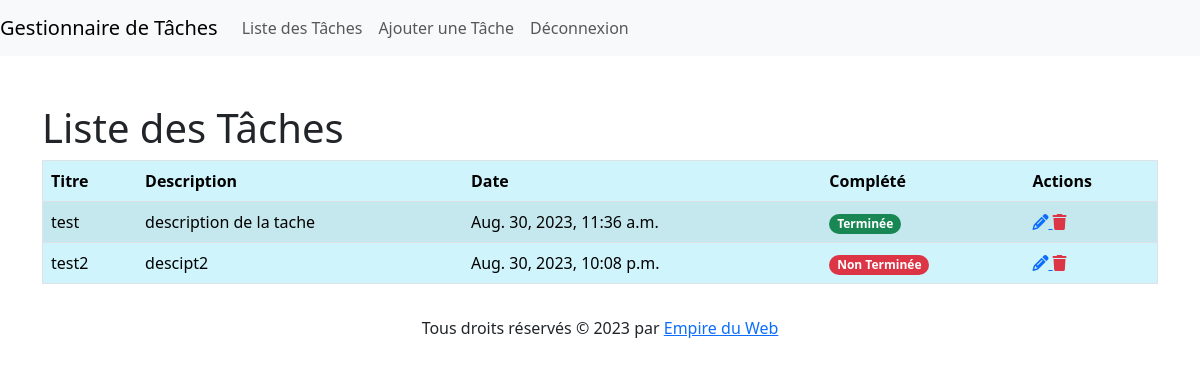
Before: / (signed in) with the older database file.
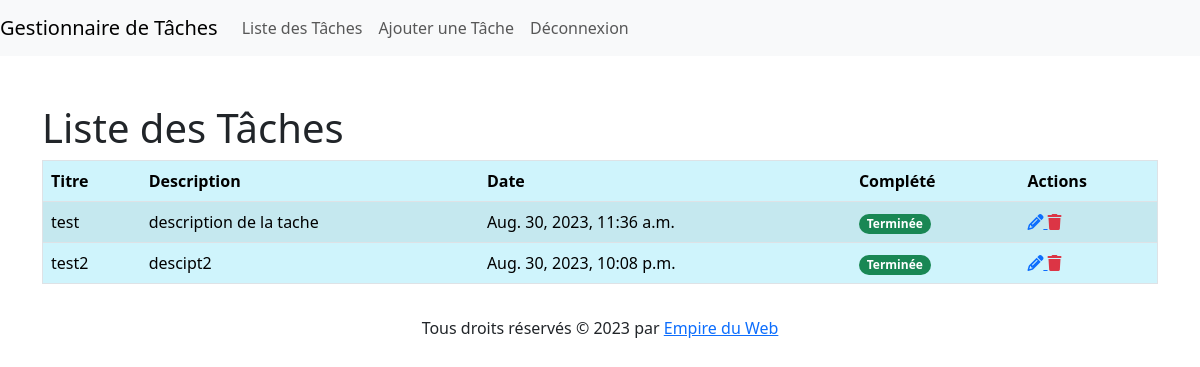
After: the same page with the newer database file.
### tasks_app/models.py (models this page shows, shortened)
class Task(models.Model):
    title = models.CharField(max_length=200)
    description = models.TextField()
    created_at = models.DateTimeField(auto_now_add=True)
    completed = models.BooleanField(default=False)

### tasks_app/views.py (the view)
# urls.py: path('', TaskListView.as_view(), name='default'),  # URL par défaut vers la liste des tâches
class TaskListView(LoginRequiredMixin,ListView):
    model = Task
    template_name = 'tasks_app/task_list.html'
    context_object_name = 'tasks'

### tasks_app/templates/tasks_app/task_list.html
{% extends 'base.html' %}
{% block content %}
<div class="container mt-5">
    <h1>Liste des Tâches</h1>
    <table class="table table-info table-striped table-hover border">
        <thead>
            <tr>
                <th scope="col">Titre</th>
                <th scope="col">Description</th>
                <th scope="col">Date</th>
                <th scope="col">Complété</th>
                <th scope="col">Actions</th>
            </tr>
        </thead>
        <tbody>
            {% for task in tasks %}
                <tr>
                    <td>{{ task.title }}</td>
                    <td>{{ task.description }}</td>
                    <td>{{ task.created_at }}</td>
                    <td>
                        {% if task.completed %}
                            <span class="badge rounded-pill text-bg-success">Terminée</span>
                        {% else %}
                            <span class="badge rounded-pill text-bg-danger">Non Terminée</span>
                        {% endif %}
                    </td>
                    <td>
                        <a href="{% url 'task_update' task.id %}">
                            <i class="fas fa-pencil-alt text-primary"></i>
                        </a>
                        <a href="{% url 'task_delete' task.id %}">
                            <i class="fas fa-trash text-danger"></i>
                        </a>
                    </td>
                </tr>
            {% endfor %}
        </tbody>
    </table>
</div>
{% endblock %}

Changed rows visible on the page:
changed Task "test2": completed "Non Terminée" → "Terminée"
